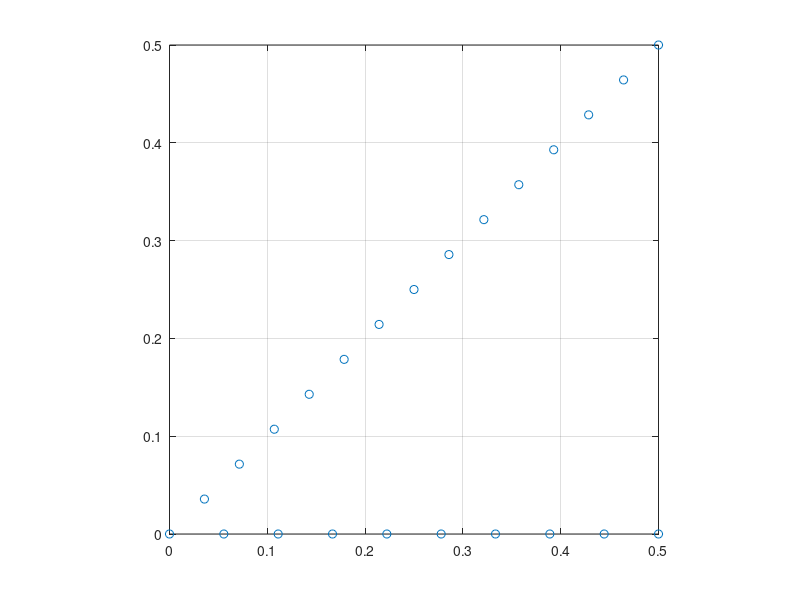
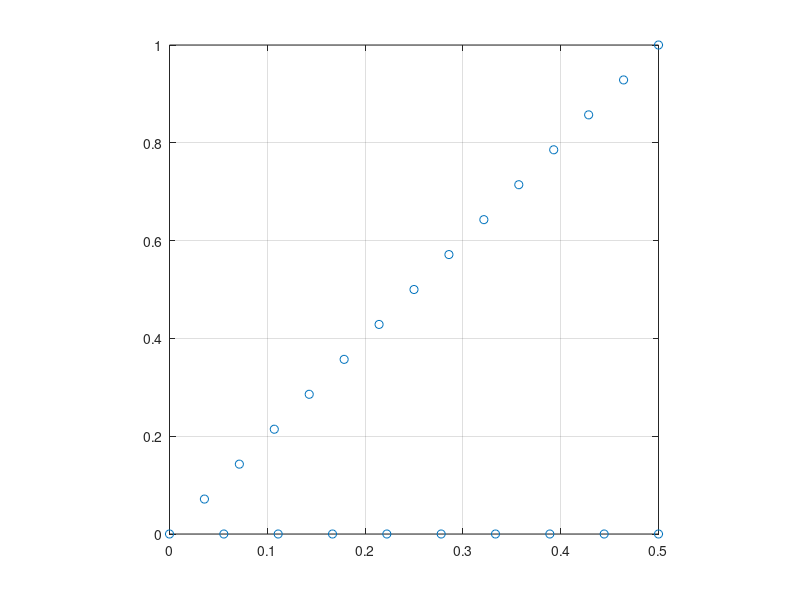
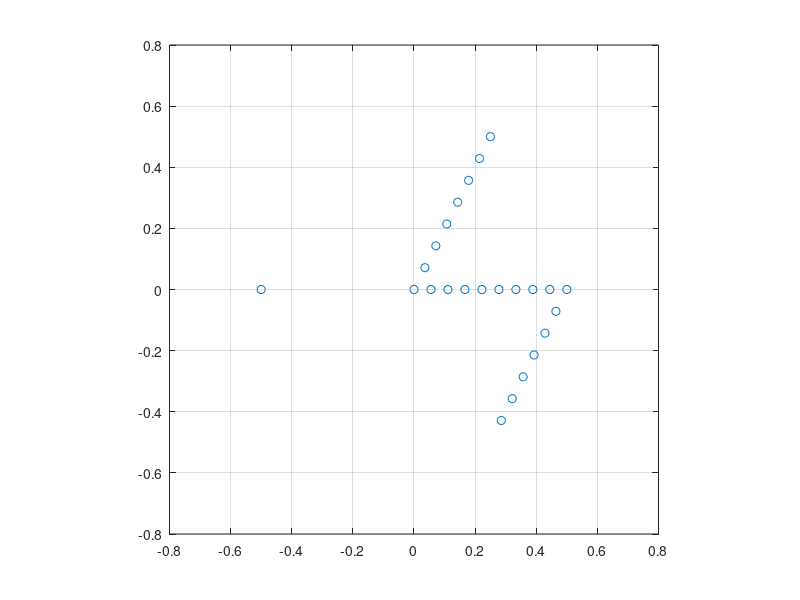

The MATLAB source for these figures, in order:
%~~~~~~~~~~~~~~~~~~~~~~~~~~~~~~~~~~~~~~~~~~~~~~~~~~~~~~~~~~~~~~~~~~~~~~~
%
% This Matlab script is designed to fold a k-path into the BZ of 
% a supercell and produce KPOINTS file for VASP. The wavefunctions 
% generated with VASP can be unfolded back to a desured k-path set 
% below.
%
% (c) Oleg Rubel, modified Oct 7, 2017
%
%~~~~~~~~~~~~~~~~~~~~~~~~~~~~~~~~~~~~~~~~~~~~~~~~~~~~~~~~~~~~~~~~~~~~~~~


clear all;

%% User input
kpath = [1/2 0 0; ...
         0 0 0;...
         1/2 1/2 0];
npath = [10 15]; % # of points along each segment
folds = [1 2 3]; % multiplicity used to create a supercell

%% Check
if (size(kpath,1)-1 ~= length(npath))
    error('dimensions "kpath" and "npt" do not agree')
end

%% Compute
npt = sum(npath) - length(npath) + 1;
kpr = zeros(npt,3);
for i=1:size(kpath,1)-1
    kpr1 = kpath(i,:);
    kpr2 = kpath(i+1,:);
    dk = (kpr2 - kpr1)./(npath(i)-1);
    if (i > 1)
        index = sum(npath(1:i-1));
    else
        index = 1;
    end
    kpr(index,:) = kpr1;
    for j=index+1:index+npath(i)-1
        kpr(j,:) = kpr(j-1,:) + dk;
    end
end

figure(1);
plot(kpr(:,1),kpr(:,2),'o')
grid on
pbaspect([1 1 1])

ksc = zeros(size(kpr)); % allocate k-list in supercell
for i=1:npt
    ksc(i,:) = kpr(i,:).*folds;
end

figure(2);
plot(ksc(:,1),ksc(:,2),'o')
grid on
pbaspect([1 1 1])

% bring the result between [-0.5, 0.5]
for i=1:npt
    for j=1:3
        a = ksc(i,j);
        b = a+1/2;
        c = floor(b);
        ksc(i,j) = ksc(i,j) - c;
    end
end

figure(3);
plot(ksc(:,1),ksc(:,2),'o')
grid on
pbaspect([1 1 1])

%% Write KPOINTS file

fileID = fopen('KPOINTS','w');
fprintf(fileID,'%34s\n','k-mesh for unfolder band structure');
fprintf(fileID,'%8i\n',npt);
fprintf(fileID,'%18s\n','Reciprocal lattice');
for i=1:npt
    if (i ~= npt)
        fprintf(fileID,'%13.10f %13.10f %13.10f  1\n',ksc(i,:));
    else
        fprintf(fileID,'%13.10f %13.10f %13.10f  1',ksc(i,:));
    end
end
fclose(fileID);
